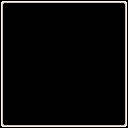

A level layout from a 2D game, rendered from its tile map. Below: a short description, then the map file with its tile-grid data intact:
An orthogonal 16x16 tile map with 8x8 px tiles, 1 tile layer (Tile Layer 1).

<map version="1.4" tiledversion="1.4.1" orientation="orthogonal" renderorder="right-down" width="16" height="16" tilewidth="8" tileheight="8" infinite="0" nextlayerid="2" nextobjectid="1">
 <tileset firstgid="1" source="Overworld.tsx" />
 <layer id="1" name="Tile Layer 1" width="16" height="16">
  <data encoding="csv">
838,839,839,839,839,839,839,839,839,839,839,839,839,839,839,840,
902,903,903,903,903,903,903,903,903,903,903,903,903,903,903,904,
902,903,903,903,903,903,903,903,903,903,903,903,903,903,903,904,
902,903,903,903,903,903,903,903,903,903,903,903,903,903,903,904,
902,903,903,903,903,903,903,903,903,903,903,903,903,903,903,904,
902,903,903,903,903,903,903,903,903,903,903,903,903,903,903,904,
902,903,903,903,903,903,903,903,903,903,903,903,903,903,903,904,
902,903,903,903,903,903,903,903,903,903,903,903,903,903,903,904,
902,903,903,903,903,903,903,903,903,903,903,903,903,903,903,904,
902,903,903,903,903,903,903,903,903,903,903,903,903,903,903,904,
902,903,903,903,903,903,903,903,903,903,903,903,903,903,903,904,
902,903,903,903,903,903,903,903,903,903,903,903,903,903,903,904,
902,903,903,903,903,903,903,903,903,903,903,903,903,903,903,904,
902,903,903,903,903,903,903,903,903,903,903,903,903,903,903,904,
902,903,903,903,903,903,903,903,903,903,903,903,903,903,903,904,
966,967,967,967,967,967,967,967,967,967,967,967,967,967,967,968
</data>
 </layer>
</map>
